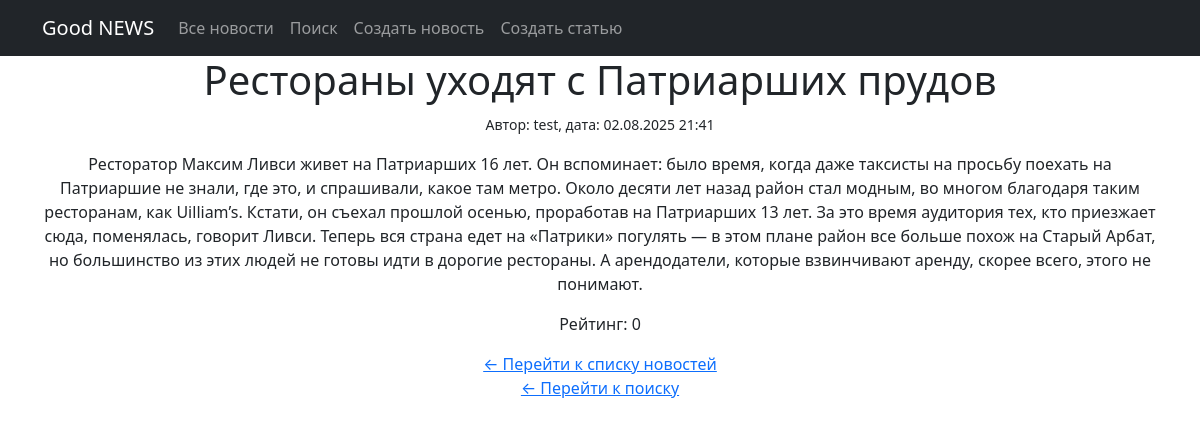
The app's page /news/78/ with its own data.
### news/models.py (models this page shows, shortened)
class Post(models.Model):
    author = models.ForeignKey(Author, on_delete=models.CASCADE)
    post_type = models.CharField(max_length=2, choices=POST_TYPES, default='AR')
    data_time_created = models.DateTimeField(auto_now_add=True)
    categories = models.ManyToManyField(Category, through='PostCategory')
    title = models.CharField(max_length=255)
    text = models.TextField()
    rating = models.IntegerField(default=0)

class Author(models.Model):
    user = models.OneToOneField(User, on_delete=models.CASCADE)
    rating = models.IntegerField(default=0)

### news/views.py (the view)
# urls.py: path('<int:pk>/', PostDetail.as_view(), name='posts_detail'),
class PostDetail(DetailView):
    model = Post
    template_name = 'posts_detail.html'
    context_object_name = 'post_detail'

### news/templatetags/custom_filters.py (called while the page is built)
@register.filter(name='censor_words')
def censor_words(value):
    if not isinstance(value, str):
        return value
    def censor_match(match):
        word = match.group()
        if len(word) > 1 and (word[0].isalpha() and word[0].lower() == word[0] or word[0].isupper()):
            if word.lower() in BAD_WORDS:
                return word[0] + '*' * (len(word) - 1)
        return word
    pattern = re.compile(r'\b[А-Яа-яЁё]+\b')
    censored_text = pattern.sub(censor_match, value)
    return censored_text

### templates/posts_detail.html
{% extends 'flatpages/default.html' %}
{% load custom_filters %}
{% block content %}
<h1>{{ post_detail.title|censor_words }}</h1>
<p><small>Автор: {{ post_detail.author.user.username }}, дата: {{ post_detail.data_time_created|date:"d.m.Y H:i" }}</small></p>
<div>
    {{ post_detail.text|censor_words|linebreaks }}
</div>
<p>Рейтинг: {{ post_detail.rating }}</p>
<div>
<a href="{% url 'posts_list' %}">← Перейти к списку новостей</a>
<br />
<a href="{% url 'posts_search' %}">← Перейти к поиску</a>
</div>
{% endblock %}

### records on screen
Post: title|censor_words "Рестораны уходят с Патриарших прудов", author.user.username "test", data_time_created "02.08.2025 21:41", text|censor_words "Ресторатор Максим Ливси живет на Патриарших 16 лет. Он вспоминает: было время, когда даже таксисты на просьбу поехать на Патриаршие не знали, где это, и спрашивали, какое там метро. Около десяти лет назад район стал модным, во многом благодаря таким ресторанам, как Uilliam’s. Кстати, он съехал прошлой осенью, проработав на Патриарших 13 лет. За это время аудитория тех, кто приезжает сюда, поменялась, говорит Ливси. Теперь вся страна едет на «Патрики» погулять — в этом плане район все больше похож на Старый Арбат, но большинство из этих людей не готовы идти в дорогие рестораны. А арендодатели, которые взвинчивают аренду, скорее всего, этого не понимают.", rating "0"
